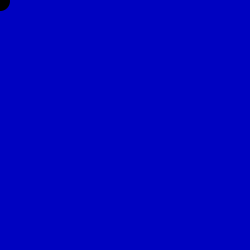
Frame 1 (no input)
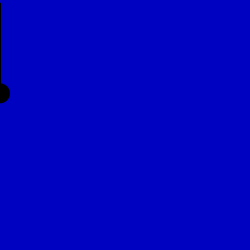
Frame 60 (the mouse pressed at the canvas centre just before this capture)
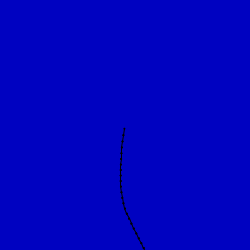
Frame 120 (the mouse held since frame 60 and released just before this capture)

The Processing sketch that drew these frames (run headless with seeded random() and noise(); from frame 60 on, the mouse is pressed at the canvas centre):

// Processing sketch: processing_101271
// ── processing_101271.pde

Point[] p = new Point[30];
Link link;

void setup() {
  size(250, 250);
  stroke(255, 190);

  for (int i = 0; i < p.length; i++) {
    p[i] = new Point();
  }
  link = new Link(p);
}

void draw() {
  background(705);

  link.display();
}

class Point {
  float x;
  float y;
  float lastX;
  float lastY;
  float nextX;
  float nextY;
  float velX;
  float velY;

  Point() {
  }
  
  void move(boolean pinToMouse) {
    if (pinToMouse == false) {
      velX = x - lastX;
      velY = y - lastY;

      velX *= .97;
      velY *= .97;

      nextX = x + velX;
      nextY = y + velY + .1;

      lastX = x;
      lastY = y;

      x = nextX;
      y = nextY;
    }  
    else {
      x = mouseX;
      y = mouseY;
    }
  }
}

class Link {
  float restingDistance = 3;
  float[] diffX;
  float[] diffY;
  float[] distance;
  float[] difference;
  float[] translateX;
  float[] translateY;
  Point[] p;

  Link(Point[] point) {
    p = point;
    diffX = new float[p.length];
    diffY = new float[p.length];
    distance = new float[p.length];
    difference = new float[p.length];
    translateX = new float[p.length];
    translateY = new float[p.length];
  }
  void solve() {
    for (int i = 0; i < p.length-1; i++) {
      // calculate the distance
      diffX[i] = p[i].x - p[i+1].x;
      diffY[i] = p[i].y - p[i+1].y;
      distance[i] = sqrt(diffX[i] * diffX[i] + diffY[i] * diffY[i]) ;

      // difference scalar
      difference[i] = (restingDistance - distance[i]) / distance[i];
      
      // translation for each Point. They'll be pushed 1/2 the required distance to match their resting distances.
      translateX[i] = diffX[i] * 0.5 * difference[i];
      translateY[i] = diffY[i] * 0.5 * difference[i];

      p[i].x += translateX[i];
      p[i].y += translateY[i];

      p[i+1].x -= translateX[i];
      p[i+1].y -= translateY[i];
    }
  }

  void display() {
    p[0].move(true);  //  pinToMouse = true for the first point
    for (int i = 1; i < p.length; i++) {
        p[i].move(false);
    }
    solve();
    for (int i = 0; i < p.length-1; i++) {
      stroke(0);
      line(p[i].x, p[i].y, p[i+1].x, p[i+1].y);
      noStroke();
      fill(0);
      ellipse(p[i].x, p[i].y, 2, 2);
      ellipse(p[i+1].x, p[i+1].y, 2, 2);
    }
    ellipse(p[p.length-1].x, p[p.length-1].y, 20, 20);
  }
}
